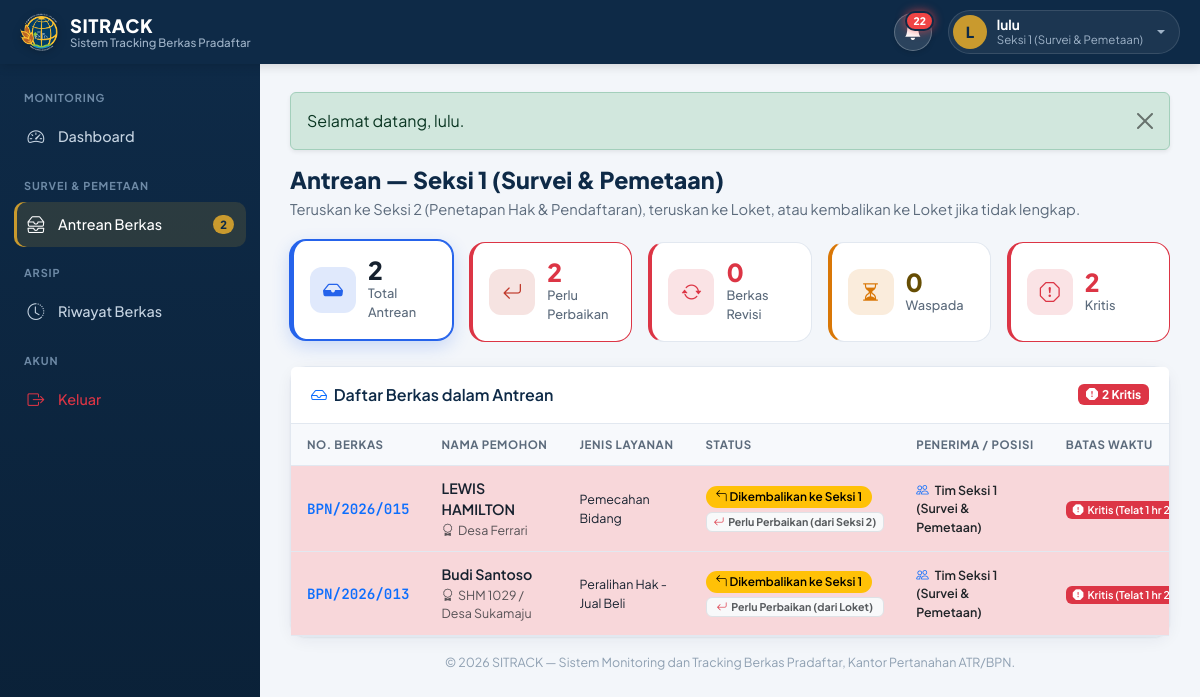
Page /seksi1/index.php (signed in) on the committed database.
### tables this page shows
CREATE TABLE `berkas` (
  `id` int(10) unsigned NOT NULL AUTO_INCREMENT,
  `nomor_pendaftaran` varchar(100) NOT NULL,
  `nama_pemohon` varchar(150) NOT NULL,
  `nik` varchar(20) DEFAULT NULL,
  `no_hp` varchar(20) DEFAULT NULL,
  `jenis_layanan` varchar(100) NOT NULL,
  `sertifikat_desa` varchar(255) DEFAULT NULL,
  `deskripsi_berkas` text DEFAULT NULL,
  `status_posisi` enum('loket','seksi_1','seksi_2','selesai','ditolak_ke_loket','ditolak_ke_seksi1') NOT NULL DEFAULT 'loket',
  `diinput_oleh` int(10) unsigned DEFAULT NULL,
  `petugas_tujuan_id` int(10) unsigned DEFAULT NULL,
  `deadline_at` datetime DEFAULT NULL,
  `sisa_sla_detik` int(11) DEFAULT NULL COMMENT 'Sisa detik SLA saat berkas dijeda/dikembalikan ke loket',
  `is_diterima_loket` tinyint(1) NOT NULL DEFAULT 0 COMMENT 'flag konfirmasi loket setelah berkas selesai/ditolak kembali',
  `created_at` timestamp NOT NULL DEFAULT current_timestamp(),
  `updated_at` timestamp NOT NULL DEFAULT current_timestamp() ON UPDATE current_timestamp(),
  PRIMARY KEY (`id`),
  UNIQUE KEY `nomor_pendaftaran` (`nomor_pendaftaran`),
  KEY `idx_status_posisi` (`status_posisi`),
  KEY `idx_nomor_pendaftaran` (`nomor_pendaftaran`),
  KEY `fk_berkas_diinput_oleh` (`diinput_oleh`),
  KEY `fk_berkas_petugas_tujuan` (`petugas_tujuan_id`),
  KEY `idx_deadline_at` (`deadline_at`),
  CONSTRAINT `fk_berkas_diinput_oleh` FOREIGN KEY (`diinput_oleh`) REFERENCES `users` (`id`),
  CONSTRAINT `fk_berkas_petugas_tujuan` FOREIGN KEY (`petugas_tujuan_id`) REFERENCES `users` (`id`) ON DELETE SET NULL
);

### seksi1/index.php (the view, shortened to what the rows shown need)
<?php
require_once __DIR__ . '/../config/database.php';
require_once __DIR__ . '/../includes/functions.php';
$list = $conn->query("
    SELECT b.*, u.nama_lengkap AS pemegang_nama,
           (b.status_posisi = 'ditolak_ke_seksi1'
            OR (SELECT lp_cek.aksi
                FROM log_pergerakan lp_cek
                WHERE lp_cek.id_berkas = b.id
                ORDER BY lp_cek.id DESC LIMIT 1) = 'dikembalikan'
           ) AS is_perlu_perbaikan,
           (SELECT lp_asal.status_sebelum
            FROM log_pergerakan lp_asal
            WHERE lp_asal.id_berkas = b.id AND lp_asal.aksi = 'dikembalikan'
            ORDER BY lp_asal.id DESC LIMIT 1
           ) AS asal_penolak,
           (b.status_posisi != 'ditolak_ke_seksi1'
            AND (SELECT lp_no_kembali.aksi
                 FROM log_pergerakan lp_no_kembali
                 WHERE lp_no_kembali.id_berkas = b.id
                 ORDER BY lp_no_kembali.id DESC LIMIT 1) != 'dikembalikan'
            AND (SELECT lp.status_sebelum
                 FROM log_pergerakan lp
                 WHERE lp.id_berkas = b.id AND lp.status_sesudah = b.status_posisi
                 ORDER BY lp.id DESC LIMIT 1) = 'ditolak_ke_loket'
           ) AS is_revisi
    FROM berkas b
    LEFT JOIN users u ON u.id = b.petugas_tujuan_id
    WHERE b.status_posisi IN ('seksi_1','ditolak_ke_seksi1')
    ORDER BY (b.deadline_at IS NOT NULL AND b.deadline_at < NOW()) DESC,
             (b.deadline_at IS NOT NULL AND b.deadline_at >= NOW() AND b.deadline_at <= DATE_ADD(NOW(), INTERVAL 1 DAY)) DESC,
             (b.status_posisi = 'ditolak_ke_seksi1' OR (SELECT lp_o.aksi FROM log_pergerakan lp_o WHERE lp_o.id_berkas = b.id ORDER BY lp_o.id DESC LIMIT 1) = 'dikembalikan') DESC,
             FIELD(b.status_posisi,'ditolak_ke_seksi1','seksi_1'),
             b.updated_at ASC
")->fetchAll();
require_once __DIR__ . '/../includes/header.php';
require_once __DIR__ . '/../includes/sidebar.php';
?>
<div class="page-head">
    <div>
        <h1>Antrean &mdash; Seksi 1 (Survei &amp; Pemetaan)</h1>
    </div>
</div>
<div class="card">
    <div class="table-responsive">
        <table class="table table-modern mb-0" id="tableAntrean">
            <thead>
                <tr>
                    <th>No. Berkas</th>
                    <th>Nama Pemohon</th>
                    <th>Jenis Layanan</th>
                    <th>Status</th>
                    <th>Penerima / Posisi</th>
                    <th>Batas Waktu</th>
                </tr>
            </thead>
            <tbody>
                <?php foreach ($list as $b):
                    $sla = hitungSla($b['deadline_at'], $b['updated_at']);
                    $isPerluPerbaikan = !empty($b['is_perlu_perbaikan']);
                    $isRevisi = !empty($b['is_revisi']);
                ?>
                <tr class="berkas-row <?= $sla['is_overdue'] ? 'table-danger' : (!empty($sla['is_warning']) ? 'table-warning' : '') ?>"
                    data-perbaikan="<?= $isPerluPerbaikan ? '1' : '0' ?>"
                    data-revisi="<?= $isRevisi ? '1' : '0' ?>"
                    data-warning="<?= !empty($sla['is_warning']) ? '1' : '0' ?>"
                    data-overdue="<?= !empty($sla['is_overdue']) ? '1' : '0' ?>">
                    <td class="mono fw-semibold text-nowrap">
                        <a href="<?= baseUrl('detail.php?id=' . (int) $b['id']) ?>" class="text-decoration-none">
                            <?= e($b['nomor_pendaftaran']) ?>
                        </a>
                    </td>
                    <td>
                        <div class="fw-semibold"><?= e($b['nama_pemohon']) ?></div>
                        <?php if (!empty($b['sertifikat_desa'])): ?>
                            <div class="text-muted small"><i class="bi bi-award me-1"></i><?= e($b['sertifikat_desa']) ?></div>
                        <?php endif; ?>
                    </td>
                    <td class="small"><?= e($b['jenis_layanan']) ?></td>
                    <td class="text-nowrap">
                        <?= statusBadge($b['status_posisi']) ?>
                        <?php if ($isPerluPerbaikan): ?>
                            <?php
                                $labelPerbaikan = 'Perlu Perbaikan';
                                if (!empty($b['asal_penolak'])) {
                                    $labelPerbaikan .= ($b['asal_penolak'] === 'loket') ? ' (dari Loket)' : ' (dari Seksi 2)';
                                }
                            ?>
                            <span class="badge text-bg-light text-muted border d-block mt-1">
                                <i class="bi bi-arrow-return-left me-1 text-danger"></i><?= e($labelPerbaikan) ?>
                            </span>
                        <?php elseif ($isRevisi): ?>
                            <span class="badge text-bg-light text-muted border d-block mt-1">
                                <i class="bi bi-arrow-repeat me-1 text-danger"></i>Berkas Revisi
                            </span>
                        <?php endif; ?>
                    </td>
                    <td>
                        <div class="small fw-semibold text-dark">
                            <i class="bi bi-people me-1 text-primary"></i>
                            <?= e(pemegangBerkasLabel($b['pemegang_nama'], $b['status_posisi'])) ?>
                        </div>
                    </td>
                    <td class="text-nowrap">
                        <?= slaBadge($b['deadline_at'], $b['status_posisi'], false, $b['sisa_sla_detik'] ?? null) ?>
                    </td>
                </tr>
                <?php endforeach; ?>
            </tbody>
        </table>
    </div>
</div>
<?php require_once __DIR__ . '/../includes/footer.php'; ?>

### includes/functions.php (shortened to what the rows shown need)
<?php
function baseUrl(string $path = ''): string
{
    return '/bpn-tracking/' . ltrim($path, '/');
}
function statusInfo(string $status, int $isDiterimaLoket = 0): array
{
    return match ($status) {
        'loket'              => ['Di Loket',                              'primary',   'bi-inbox'],
        'seksi_1'            => ['Seksi 1 (Survei & Pemetaan)',           'primary',   'bi-file-earmark-check'],
        'seksi_2'            => ['Seksi 2 (Penetapan Hak & Pendaftaran)', 'primary',   'bi-file-earmark-check'],
        'selesai'            => ['Selesai',                               'success',   'bi-check-circle'],
        'ditolak_ke_loket'   => ['Dikembalikan ke Loket',                 'danger',    'bi-arrow-return-left'],
        'ditolak_ke_seksi1'  => ['Dikembalikan ke Seksi 1',               'warning',   'bi-arrow-90deg-left'],
        default              => [ucfirst($status),                        'secondary', 'bi-question-circle'],
    };
}
function statusBadge(string $status, int $isDiterimaLoket = 0): string
{
    [$label, $color, $icon] = statusInfo($status, $isDiterimaLoket);
    return '<span class="badge badge-status text-bg-' . $color . '"><i class="bi ' . $icon . '"></i> ' . htmlspecialchars($label) . '</span>';
}
function pemegangBerkasLabel(?string $namaPemegang, string $statusPosisi, int $isDiterimaLoket = 0): string
{
    return match ($statusPosisi) {
        'loket'             => 'Tim Loket (Menunggu Kirim)',
        'seksi_1'           => 'Tim Seksi 1 (Survei & Pemetaan)',
        'seksi_2'           => 'Tim Seksi 2 (Penetapan Hak & Pendaftaran)',
        'selesai'           => 'Tim Loket (Penyerahan)',
        'ditolak_ke_loket'  => 'Tim Loket',
        'ditolak_ke_seksi1' => 'Tim Seksi 1 (Survei & Pemetaan)',
        default             => 'Semua Petugas',
    };
}
function e(?string $value): string
{
    return htmlspecialchars((string) $value, ENT_QUOTES, 'UTF-8');
}
function hitungSla(?string $deadlineAt, ?string $updatedAt = null, string $statusPosisi = '', ?int $sisaSlaDetik = null): array
{
    $deadlineTs = strtotime($deadlineAt);
    $nowTs      = time();
    $diff       = $deadlineTs - $nowTs;
    if ($diff >= 0) {
        $hours = (int) floor($diff / 3600);
        $days  = (int) floor($diff / 86400);
        if ($days >= 1) {
            $remHours = $hours % 24;
            $diffText = "Sisa {$days} hr" . ($remHours > 0 ? " {$remHours} jam" : '');
        } elseif ($hours >= 1) {
            $diffText = "Sisa {$hours} jam";
        } else {
            $mins = max(1, (int) floor($diff / 60));
            $diffText = "Sisa {$mins} mnt";
        }
        $isWarning = ($diff <= 86400);
        return [
            'is_overdue'  => false,
            'is_warning'  => $isWarning,
            'is_selesai'  => false,
            'is_paused'   => false,
            'label'       => $isWarning ? 'Waspada' : 'Tepat Waktu',
            'class'       => $isWarning ? 'warning' : 'success',
            'diff_text'   => $diffText,
            'hours_left'  => $hours,
        ];
    } else {
        $lateSecs  = abs($diff);
        $lateHours = (int) floor($lateSecs / 3600);
        $lateDays  = (int) floor($lateSecs / 86400);
        if ($lateDays >= 1) {
            $remLateHours = $lateHours % 24;
            $diffText = "Telat {$lateDays} hr" . ($remLateHours > 0 ? " {$remLateHours} jam" : '');
        } elseif ($lateHours >= 1) {
            $diffText = "Telat {$lateHours} jam";
        } else {
            $mins = max(1, (int) floor($lateSecs / 60));
            $diffText = "Telat {$mins} mnt";
        }
        return [
            'is_overdue'  => true,
            'is_warning'  => false,
            'is_selesai'  => false,
            'is_paused'   => false,
            'label'       => 'Kritis',
            'class'       => 'danger',
            'diff_text'   => $diffText,
            'hours_left'  => -$lateHours,
        ];
    }
}
function slaBadge(?string $deadlineAt, string $statusPosisi, $isDiterimaLoket = false, ?int $sisaSlaDetik = null): string
{
    $sla = hitungSla($deadlineAt, null, $statusPosisi, $sisaSlaDetik);
    if ($sla['is_overdue']) {
        return '<span class="badge text-bg-danger fw-semibold" title="Batas waktu pengerjaan 2 hari telah terlampaui (Kritis)!">'
             . '<i class="bi bi-exclamation-octagon-fill me-1"></i>Kritis (' . e($sla['diff_text']) . ')</span>';
    }
    return '<span class="badge text-bg-success fw-semibold" title="Masih dalam batas waktu pengerjaan (maks. 2 hari)">'
         . '<i class="bi bi-clock-history me-1"></i>Tepat Waktu (' . e($sla['diff_text']) . ')</span>';
}

### rows in the picture
berkas: nomor_pendaftaran "BPN/2026/015", nama_pemohon "LEWIS HAMILTON", sertifikat_desa "Desa Ferrari", jenis_layanan "Pemecahan Bidang", label "Dikembalikan ke Seksi 1", labelPerbaikan "Perlu Perbaikan (dari Seksi 2)", status_posisi "Tim Seksi 1 (Survei & Pemetaan)", deadline_at+status_posisi "Telat 1 hr…"
berkas: nomor_pendaftaran "BPN/2026/013", nama_pemohon "Budi Santoso", sertifikat_desa "SHM 1029 / Desa Sukamaju", jenis_layanan "Peralihan Hak - Jual Beli", label "Dikembalikan ke Seksi 1", labelPerbaikan "Perlu Perbaikan (dari Loket)", status_posisi "Tim Seksi 1 (Survei & Pemetaan)", deadline_at+status_posisi "Telat 1 hr…"

### other values in the picture
$notifUnreadCount "22"
substr($user['nama_lengkap'] ?? '?', 0, 1) "L"
$user['nama_lengkap'] "lulu"
roleLabel($user['role'] ?? '') "Seksi 1 (Survei & Pemetaan)"
$pendingCount "2"
$flash['message'] "Selamat datang, lulu."
$totalAntrean "2"
$totalPerluPerbaikan "2"
$totalRevisi "0"
$totalWaspada "0"
$totalKritis "2"
count($overdueList) "2"
